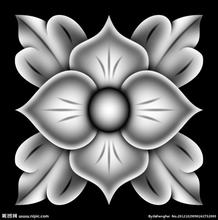
%> input picture index.jpeg, 218 x 220 px
$ octave otsu_2D.m   (GNU Octave 9; MATLAB toolbox functions it lacks are replaced by stand-ins)
%> lines starting %> are read from the running program, lines starting %| are printed output that depends on the picture; in (x1, y1, x2, y2) boxes, pixels count from 0 and x2, y2 are one past the last pixel; in counts of white or black regions, pixels touching at a corner belong together; the program's own positions count from 1
%otsu_2d
clear all;
close all;
clc;
tic;

I=imread('index.jpeg');
%> I is the input picture: size 220x218x3 uint8; min 0, max 255, mean 102.6
figure(1);
imshow(I);
% f=rgb2gray(I); figure(3) imshow(f)
[m,n,k]=size(I);
%> m = 220; n = 218; k = 3
if(k==3)
    a=rgb2gray(I);
else
    a=I;
end

[m,n]=size(a);

% [4 lines of commented-out code are left out]
a0=double(a);
h=1;
a1=zeros(m,n);

%计算平均领域灰度的一维灰度直方图
for i=1:m
    for j=1:n
        for k=-h:h
            for w=-h:h
                p=i+k;
                q=j+w;
                if (p<=0)|( p>m)
                    p=i;
                end
                if (q<=0)|(q>n)
                    q=j;
                end
                a1(i,j)=a0(p,q)+a1(i,j);
            end
        a2(i,j)=uint8(1/9*a1(i,j));
       end
    end
end

fxy=zeros(256,256);
% 计算二维直方图
for i=1:m
    for j=1:n
        c=a0(i,j);
        d=double(a2(i,j));
        fxy(c+1,d+1)=fxy(c+1,d+1)+1;
    end
end
%figure,
%  mesh(fxy);
%  title('二维灰度直方图');
Pxy=fxy/m/n;
P0=zeros(256,256);
Ui=zeros(256,256);
Uj=zeros(256,256);
P0(1,1)=Pxy(1,1);
%> P0: size 256x256 double; values 0 (black) and 0.219 (white), 0% white in thin lines or dots, all inside (x1, y1, x2, y2) = (0, 0, 1, 1)
for i=2:256
    P0(1,i)=P0(1,i-1)+Pxy(1,i);
end
%> P0: size 256x256 double; min 0, max 0.29, mean 0.00113
for i=2:256
    P0(i,1)=P0(i-1,1)+Pxy(i,1);
end
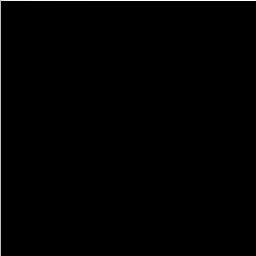
%> P0: size 256x256 double; min 0, max 0.29, mean 0.00198; drawn with min black and max white
for i=2:256
    for j=2:256
        P0(i,j)=P0(i,j-1)+P0(i-1,j)-P0(i-1,j-1)+Pxy(i,j);
    end
end
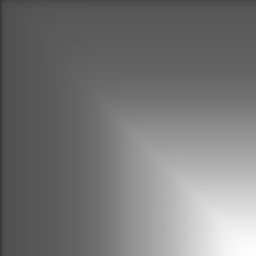
%> P0: size 256x256 double; min 0.219, max 1, mean 0.469
P1=ones(256,256)-P0;
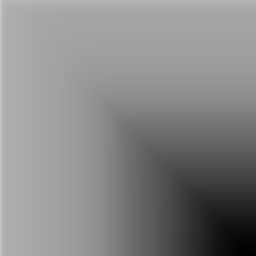
%> P1: size 256x256 double; min 9.99e-15, max 0.781, mean 0.531
Ui(1,1)=0;
for i=2:256
    Ui(1,i)=Ui(1,i-1)+(1-1)*Pxy(1,i);
end
%> Ui: size 256x256 double; every value is 0
for i=2:256
    Ui(i,1)=Ui(i-1,1)+(i-1)*Pxy(i,1);
end
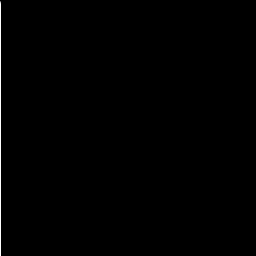
%> Ui: size 256x256 double; min 0, max 0.00117, mean 4.53e-06; drawn with min black and max white
for i=2:256
    for j=2:256
        Ui(i,j)=Ui(i,j-1)+Ui(i-1,j)-Ui(i-1,j-1)+(i-1)*Pxy(i,j);
    end
end
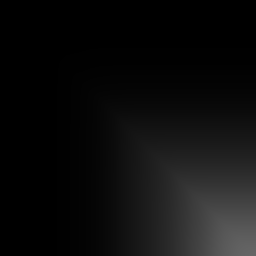
%> Ui: size 256x256 double; min 0, max 102.6, mean 13.8
Uj(1,1)=0;
for i=2:256
    Uj(1,i)=Uj(1,i-1)+(i-1)*Pxy(1,i);
end
for i=2:256
    Uj(i,1)=Uj(i-1,1)+(1-1)*Pxy(i,1);
end
for i=2:256
    for j=2:256
        Uj(i,j)=Uj(i,j-1)+Uj(i-1,j)-Uj(i-1,j-1)+(j-1)*Pxy(i,j);
    end
end
uti=0;
utj=0;
for i=1:256
    for j=1:256
        uti=uti+(i-1)*Pxy(i,j);
        utj=utj+(j-1)*Pxy(i,j);
    end
end
%> after the loop, uti = 102.6; utj = 102.6

%计算类间方差
for i=1:256
    for j=1:256
        if P0(i,j)~=0&P1(i,j)~=0
            h(i,j)=((uti*P0(i,j)-Ui(i,j))^2+(utj*P0(i,j)-Uj(i,j))^2)/(P1(i,j)*P0(i,j));
        else
            h(i,j)=0;
        end
    end
end
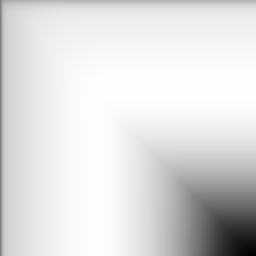
%> h: size 256x256 double; min 1.17e-10, max 11793.3, mean 10261.9; drawn with min black and max white
hmax=max(h(:));
%> hmax = 11793.3
for i=1:256
    for j=1:256
        if h(i,j)==hmax
            s=i-1;
            t=j-1;
            continue;
        end
    end
end
%> after the loop, s = 91; t = 106
hmax;
s;
t;


%根据阈值分割图片
z=ones(m,n);
for i=1:m
    for j=1:n
        if a(i,j)<=s&a2(i,j)<=t
            z(i,j)=0;
        end
    end
end
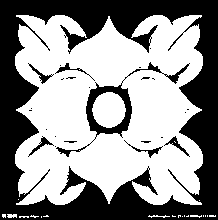
%> z: size 220x218 double; values 0 (black) and 1 (white), 57.2% white; 25 black regions (18 under 20 px), largest, box (x1, y1, x2, y2) and area: (0, 0, 218, 220) 18612, (56, 62, 190, 157) 1308, (28, 63, 54, 84) 108
%显示图片
figure(2),
imshow(z);
toc

% [53 lines of commented-out code are left out]

$ run again, with woman.jpeg copied over index.jpeg
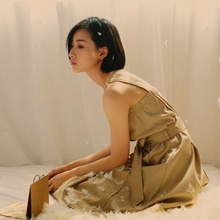
%> input picture woman.jpeg, 220 x 220 px, shrunk from 900 x 900 before the run
%> I is the input picture: size 220x220x3 uint8; mean R, G, B 180.2, 151.2, 118.2
%> after the loop `for i=1:256`: uti = 156.1
%> after the loop `for i=1:256`:
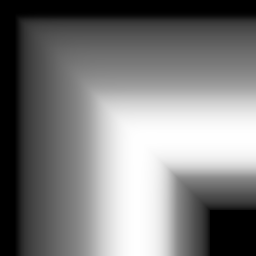
%> h: size 256x256 double; min -2.39e-09, max 2808.8, mean 1359.4; drawn with min black and max white
%> hmax = 2808.8
%> after the loop `for i=1:256`: s = 138; t = 142
%> after the loop `for i=1:m`:
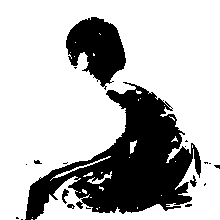
%> z: size 220x220 double; values 0 (black) and 1 (white), 72.5% white; 19 black regions (13 under 20 px), largest, box (x1, y1, x2, y2) and area: (25, 82, 201, 220) 10446, (66, 17, 126, 90) 2652, (62, 189, 69, 204) 53, (190, 175, 197, 187) 40, (67, 204, 75, 209) 26, (34, 160, 42, 164) 22
